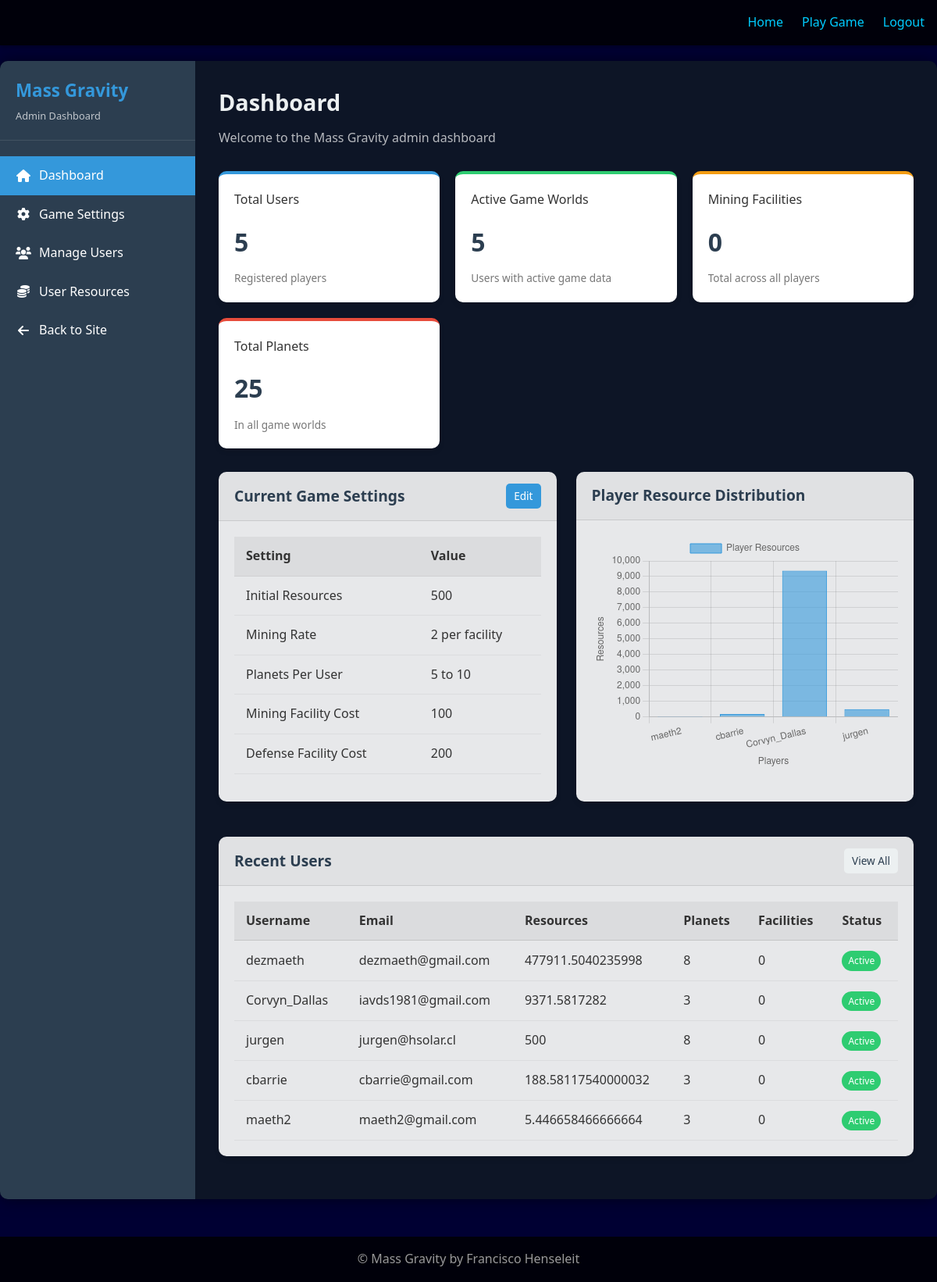
The page /admin/ (signed in) on the database its author committed.
### flask_app/models/game_settings.py (models this page shows)
class GameSettings(db.Model):
    id = db.Column(db.Integer, primary_key=True)
    initial_resources = db.Column(db.Integer, default=500)
    initial_research_points = db.Column(db.Integer, default=100)
    initial_population = db.Column(db.Integer, default=200)
    mining_rate = db.Column(db.Integer, default=5)  # Resources per mining facility
    research_rate = db.Column(db.Integer, default=3)  # Research points per research outpost
    population_rate = db.Column(db.Integer, default=2)  # Population per colony base
    mining_interval = db.Column(db.Integer, default=60)  # Seconds between mining operations
    min_planets = db.Column(db.Integer, default=5)
    max_planets = db.Column(db.Integer, default=10)
    orbit_speed_factor = db.Column(db.Float, default=0.000000001)  # Orbital speed multiplier (extremely slow)
    mining_facility_cost = db.Column(db.Integer, default=100)
    defense_facility_cost = db.Column(db.Integer, default=200)
    research_facility_cost = db.Column(db.Integer, default=150)
    colony_base_cost = db.Column(db.Integer, default=200)
    fighter_hangar_cost = db.Column(db.Integer, default=500)  # Basic fighter hangar
    shipyard_cost = db.Column(db.Integer, default=1000)  # Capital ship construction
    mining_facility_research_cost = db.Column(db.Integer, default=50)
    defense_facility_research_cost = db.Column(db.Integer, default=80)
    research_facility_research_cost = db.Column(db.Integer, default=0)
    colony_base_research_cost = db.Column(db.Integer, default=100)
    fighter_hangar_research_cost = db.Column(db.Integer, default=300)
    shipyard_research_cost = db.Column(db.Integer, default=800)
    mining_facility_population_cost = db.Column(db.Integer, default=20)
    defense_facility_population_cost = db.Column(db.Integer, default=40)
    research_facility_population_cost = db.Column(db.Integer, default=30)
    colony_base_population_cost = db.Column(db.Integer, default=50)
    fighter_hangar_population_cost = db.Column(db.Integer, default=100)
    shipyard_population_cost = db.Column(db.Integer, default=200)
    fighter_cost = db.Column(db.Integer, default=150)
    capital_ship_cost = db.Column(db.Integer, default=800)
    blue_material_rate = db.Column(db.Float, default=1.0)
    red_material_rate = db.Column(db.Float, default=1.0)
    green_material_rate = db.Column(db.Float, default=1.0)
    fighter_hangar_material_cost = db.Column(db.Integer, default=50)  # Faction-specific material
    shipyard_blue_material_cost = db.Column(db.Integer, default=100)  # Blue faction material
    shipyard_red_material_cost = db.Column(db.Integer, default=100)   # Red faction material
    shipyard_green_material_cost = db.Column(db.Integer, default=100) # Green faction material
    created_at = db.Column(db.DateTime, default=datetime.utcnow)
    updated_at = db.Column(db.DateTime, default=datetime.utcnow, onupdate=datetime.utcnow)
    @classmethod
    def get_settings(cls):
        settings = cls.query.first()
        if not settings:
            settings = cls()
            db.session.add(settings)
            db.session.commit()
        return settings

### flask_app/models/user.py (models this page shows, shortened)
class User(UserMixin, db.Model):
    id = db.Column(db.Integer, primary_key=True)
    username = db.Column(db.String(64), unique=True, index=True)
    email = db.Column(db.String(120), unique=True, index=True)
    password_hash = db.Column(db.String(128))
    faction = db.Column(db.String(10), nullable=False)
    game_data = db.Column(db.Text, default="{}")

### flask_app/routes/admin.py (the view)
@admin.route('/')
@login_required
@admin_required
def index():
    settings = GameSettings.get_settings()
    users = User.query.all()
    user_count = len(users)
    active_users = sum(1 for user in users if user.game_data and user.game_data != '{}')
    total_facilities = 0
    total_planets = 0
    resource_labels = []
    resource_data = []
    recent_users = []
    for user in users:
        if user.game_data and user.game_data != '{}':
            try:
                game_data = json.loads(user.game_data)
                mining_facilities = sum(planet.get('mining_facilities', 0)
                                       for planet in game_data.get('planets', []))
                total_facilities += mining_facilities
                planets_count = len(game_data.get('planets', []))
                total_planets += planets_count
                if user.id != 1:  # Skip admin for chart
                    resource_labels.append(user.username)
                    resource_data.append(game_data.get('resources', 0))
                status = 'Active'
                status_class = 'success'
                recent_users.append({
                    'username': user.username,
                    'email': user.email,
                    'resources': game_data.get('resources', 0),
                    'planets': planets_count,
                    'facilities': mining_facilities,
                    'status': status,
                    'status_class': status_class
                })
            except (json.JSONDecodeError, KeyError):
                pass
    recent_users.sort(key=lambda x: x['resources'], reverse=True)
    recent_users = recent_users[:10]
    return render_template('admin/index.html',
                          settings=settings,
                          user_count=user_count,
                          active_users=active_users,
                          total_facilities=total_facilities,
                          total_planets=total_planets,
                          resource_labels=resource_labels,
                          resource_data=resource_data,
                          recent_users=recent_users)

### flask_app/models/user.py (called while the page is built)
@login_manager.user_loader
def load_user(user_id):
    return User.query.get(int(user_id))

### flask_app/routes/admin.py (called while the page is built)
def admin_required(f):
    @functools.wraps(f)
    def decorated_function(*args, **kwargs):
        if not current_user.is_authenticated or current_user.id != 1:
            flash('Admin access required')
            return redirect(url_for('main.index'))
        return f(*args, **kwargs)
    return decorated_function

### flask_app/templates/admin/index.html (shortened to what this page needs)
{% extends 'base.html' %}
{% block head %}
<link rel="stylesheet" href="{{ url_for('static', filename='css/admin.css') }}">
<link rel="stylesheet" href="https://cdnjs.cloudflare.com/ajax/libs/font-awesome/6.0.0/css/all.min.css">
{% endblock %}
{% block content %}
<div class="admin-container">
    <div class="admin-sidebar">
        <div class="admin-sidebar-header">
            <h3>Mass Gravity</h3>
            <p>Admin Dashboard</p>
        </div>
        <ul class="admin-menu">
            <li><a href="{{ url_for('admin.index') }}" class="active"><i class="fas fa-home"></i> Dashboard</a></li>
            <li><a href="{{ url_for('admin.settings') }}"><i class="fas fa-cog"></i> Game Settings</a></li>
            <li><a href="{{ url_for('admin.users') }}"><i class="fas fa-users"></i> Manage Users</a></li>
            <li><a href="{{ url_for('admin.user_resources') }}"><i class="fas fa-coins"></i> User Resources</a></li>
            <li><a href="{{ url_for('main.index') }}"><i class="fas fa-arrow-left"></i> Back to Site</a></li>
        </ul>
    </div>
    <div class="admin-content">
        <div class="admin-content-header">
            <h2>Dashboard</h2>
            <p>Welcome to the Mass Gravity admin dashboard</p>
        </div>
        <div class="admin-stats">
            <div class="admin-stat-card primary">
                <h3>Total Users</h3>
                <div class="stat-value">{{ user_count }}</div>
                <div class="stat-description">Registered players</div>
            </div>
            <div class="admin-stat-card success">
                <h3>Active Game Worlds</h3>
                <div class="stat-value">{{ active_users }}</div>
                <div class="stat-description">Users with active game data</div>
            </div>
            <div class="admin-stat-card warning">
                <h3>Mining Facilities</h3>
                <div class="stat-value">{{ total_facilities }}</div>
                <div class="stat-description">Total across all players</div>
            </div>
            <div class="admin-stat-card danger">
                <h3>Total Planets</h3>
                <div class="stat-value">{{ total_planets }}</div>
                <div class="stat-description">In all game worlds</div>
            </div>
        </div>
        <div class="admin-flex" style="gap: 25px;">
            <div class="admin-card" style="flex: 1;">
                <div class="admin-card-header">
                    <h3>Current Game Settings</h3>
                    <a href="{{ url_for('admin.settings') }}" class="admin-btn admin-btn-sm admin-btn-primary">Edit</a>
                </div>
                <div class="admin-card-body">
                    <table class="admin-table">
                        <thead>
                            <tr>
                                <th>Setting</th>
                                <th>Value</th>
                            </tr>
                        </thead>
                        <tbody>
                            <tr>
                                <td>Initial Resources</td>
                                <td>{{ settings.initial_resources }}</td>
                            </tr>
                            <tr>
                                <td>Mining Rate</td>
                                <td>{{ settings.mining_rate }} per facility</td>
                            </tr>
                            <tr>
                                <td>Planets Per User</td>
                                <td>{{ settings.min_planets }} to {{ settings.max_planets }}</td>
                            </tr>
                            <tr>
                                <td>Mining Facility Cost</td>
                                <td>{{ settings.mining_facility_cost }}</td>
                            </tr>
                            <tr>
                                <td>Defense Facility Cost</td>
                                <td>{{ settings.defense_facility_cost }}</td>
                            </tr>
                        </tbody>
                    </table>
                </div>
            </div>
            <div class="admin-card" style="flex: 1;">
                <div class="admin-card-header">
                    <h3>Player Resource Distribution</h3>
                </div>
                <div class="admin-card-body">
                    <div class="admin-chart-container">
                        <canvas id="resourceChart"></canvas>
                    </div>
                </div>
            </div>
        </div>
        <div class="admin-card admin-mt">
            <div class="admin-card-header">
                <h3>Recent Users</h3>
                <a href="{{ url_for('admin.users') }}" class="admin-btn admin-btn-sm admin-btn-secondary">View All</a>
            </div>
            <div class="admin-card-body">
                <table class="admin-table">
                    <thead>
                        <tr>
                            <th>Username</th>
                            <th>Email</th>
                            <th>Resources</th>
                            <th>Planets</th>
                            <th>Facilities</th>
                            <th>Status</th>
                        </tr>
                    </thead>
                    <tbody>
                        {% for user_data in recent_users %}
                        <tr>
                            <td>{{ user_data.username }}</td>
                            <td>{{ user_data.email }}</td>
                            <td>{{ user_data.resources }}</td>
                            <td>{{ user_data.planets }}</td>
                            <td>{{ user_data.facilities }}</td>
                            <td><span class="admin-badge admin-badge-{{ user_data.status_class }}">{{ user_data.status }}</span></td>
                        </tr>
                        {% endfor %}
                    </tbody>
                </table>
            </div>
        </div>
    </div>
</div>
{% endblock %}
{% block scripts %}
<script>
    // Sample data for player resource distribution
    document.addEventListener('DOMContentLoaded', function() {
        const ctx = document.getElementById('resourceChart').getContext('2d');
        const resourceChart = new Chart(ctx, {
            type: 'bar',
            data: {
                labels: {{ resource_labels|tojson }},
                datasets: [{
                    label: 'Player Resources',
                    data: {{ resource_data|tojson }},
                    backgroundColor: 'rgba(52, 152, 219, 0.6)',
                    borderColor: 'rgba(52, 152, 219, 1)',
                    borderWidth: 1
                }]
            },
            options: {
                responsive: true,
                maintainAspectRatio: false,
                scales: {
                    y: {
                        beginAtZero: true,
                        title: {
                            display: true,
                            text: 'Resources'
                        }
                    },
                    x: {
                        title: {
                            display: true,
                            text: 'Players'
                        }
                    }
                }
            }
        });
    });
</script>
{% endblock %}

### flask_app/static/css/main.css (style rules this page uses)
:root { --primary-color: #0066cc; --accent-color: #00ccff; --dark-color: #000033; --light-color: #e6f7ff; --font-main: 'Segoe UI', Tahoma, Geneva, Verdana, sans-serif; }
* { box-sizing: border-box; margin: 0; padding: 0; }
body { font-family: var(--font-main); line-height: 1.6; color: #f0f0f0; background-color: var(--dark-color); background-size: cover; min-height: 100vh; }
a { color: var(--accent-color); text-decoration: none; }

### rows shown on the page
GameSettings: initial_resources "500", mining_rate "2", min_planets "5", max_planets "10", mining_facility_cost "100", defense_facility_cost "200"
User: username "dezmaeth", email "dezmaeth@gmail.com", resources "477911.5040235998", planets "8", facilities "0", status "Active"
User: username "Corvyn_Dallas", email "iavds1981@gmail.com", resources "9371.5817282", planets "3", facilities "0", status "Active"
User: username "jurgen", email "jurgen@hsolar.cl", resources "500", planets "8", facilities "0", status "Active"
User: username "cbarrie", email "cbarrie@gmail.com", resources "188.58117540000032", planets "3", facilities "0", status "Active"
User: username "maeth2", email "maeth2@gmail.com", resources "5.446658466666664", planets "3", facilities "0", status "Active"

### other values the page prints
{{ user_count }} "5"
{{ active_users }} "5"
{{ total_facilities }} "0"
{{ total_planets }} "25"
chart data {{ resource_labels|tojson }} ["maeth2", "cbarrie", "Corvyn_Dallas", "jurgen"]
chart data {{ resource_data|tojson }} [5.446658466666664, 188.58117540000032, 9371.5817282, 500]
